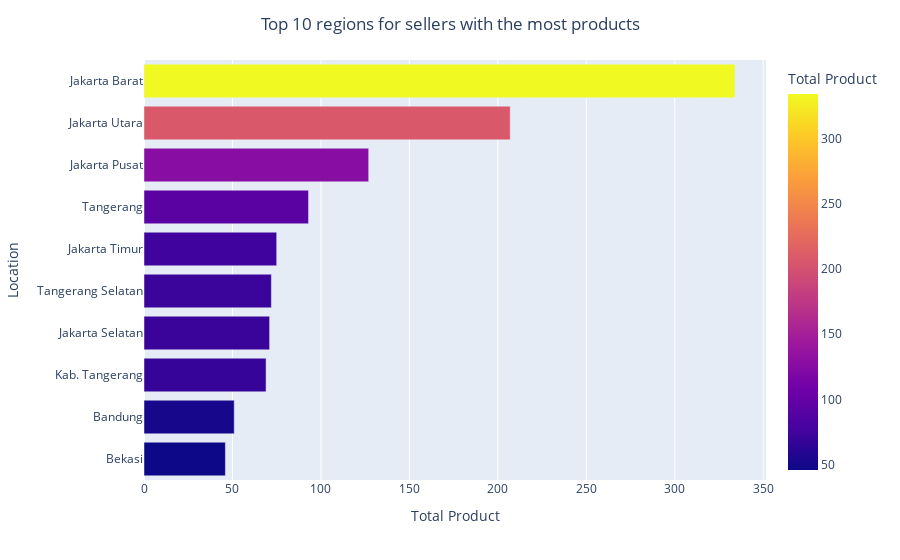

The notebook cell this image was saved under:
### Code cell
df1 = pd.DataFrame(df.groupby('Location')['Product Name'].nunique().reset_index())
df1.columns = ['Location', 'Product Name']
sort_df = df1.sort_values(['Product Name'],ascending=True)

fig = px.bar(sort_df.iloc[-10:,:], y='Location', x='Product Name', color='Product Name',
             labels={'Product Name':'Total Product'})
fig.update_layout(title_text='Top 10 regions for sellers with the most products', title_x=0.5)
fig.show()

### Figure 1 — Plotly figure (JSON) as saved in the notebook; plotly's stock layout.template omitted (floating-point values rounded to 4 significant figures)
{"data": [{"alignmentgroup": "True", "hovertemplate": "Total Product=%{marker.color}<br>Location=%{y}<extra></extra>", "legendgroup": "", "marker": {"color": [46, 51, 69, 71, 72, 75, 93, 127, 207, 334], "coloraxis": "coloraxis", "pattern": {"shape": ""}}, "name": "", "offsetgroup": "", "orientation": "h", "showlegend": false, "textposition": "auto", "type": "bar", "x": [46, 51, 69, 71, 72, 75, 93, 127, 207, 334], "xaxis": "x", "y": ["Bekasi", "Bandung", "Kab. Tangerang", "Jakarta Selatan", "Tangerang Selatan", "Jakarta Timur", "Tangerang", "Jakarta Pusat", "Jakarta Utara", "Jakarta Barat"], "yaxis": "y"}], "layout": {"barmode": "relative", "coloraxis": {"colorbar": {"title": {"text": "Total Product"}}, "colorscale": [[0, "#0d0887"], [0.1111, "#46039f"], [0.2222, "#7201a8"], [0.3333, "#9c179e"], [0.4444, "#bd3786"], [0.5556, "#d8576b"], [0.6667, "#ed7953"], [0.7778, "#fb9f3a"], [0.8889, "#fdca26"], [1, "#f0f921"]]}, "legend": {"tracegroupgap": 0}, "margin": {"t": 60}, "title": {"text": "Top 10 regions for sellers with the most products", "x": 0.5}, "xaxis": {"anchor": "y", "domain": [0, 1], "title": {"text": "Total Product"}}, "yaxis": {"anchor": "x", "domain": [0, 1], "title": {"text": "Location"}}}}
